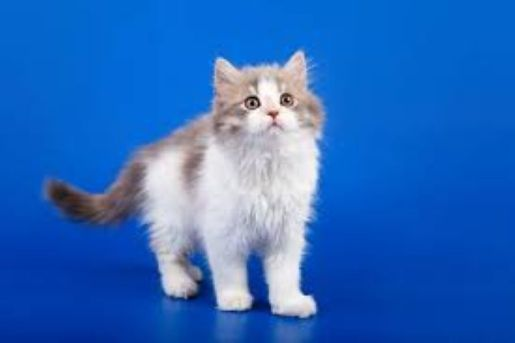
#> input picture data/cat.jpg, 515 x 343 px, found by its file name
$ python 0415.py
#> lines starting #> are read from the running program, lines starting #| are printed output that depends on the picture
# 0415.py
# cv2.rotate() 영상 회전
import cv2
src = cv2.imread('./data/cat.jpg')
#> src is the input picture: shape (343, 515, 3); mean B, G, R 190.1, 105.6, 42.2

dst1 = cv2.rotate(src, cv2.ROTATE_90_CLOCKWISE)
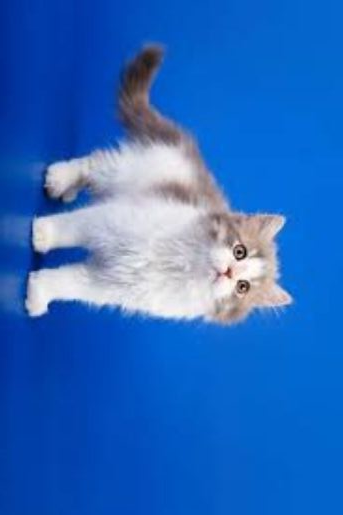
#> dst1: shape (515, 343, 3); mean B, G, R 190.1, 105.6, 42.2
dst2 = cv2.rotate(src, cv2.ROTATE_90_COUNTERCLOCKWISE)
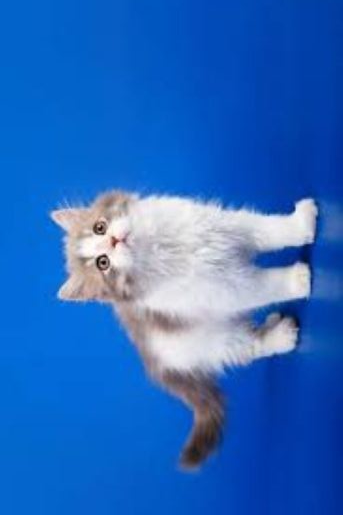
#> dst2: shape (515, 343, 3); mean B, G, R 190.1, 105.6, 42.2

cv2.imshow('dst1', dst1)
cv2.imshow('dst2', dst2)
cv2.waitKey()
cv2.destroyAllWindows()

$ run again, with data/1209.jpg copied over data/cat.jpg
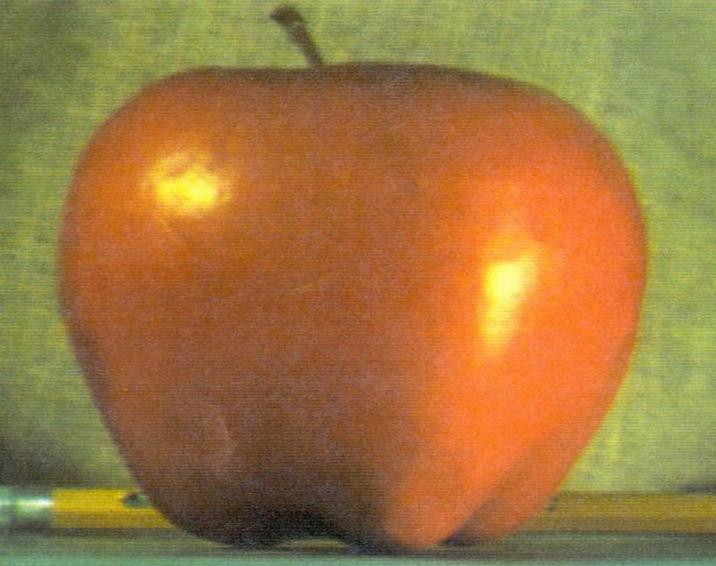
#> input picture data/1209.jpg, 716 x 566 px, found by its file name
#> src is the input picture: shape (566, 716, 3); mean B, G, R 64.8, 119.6, 159.1
#> `dst1 = cv2.rotate(src, cv2.ROTATE_90_CLOCKWISE)`:
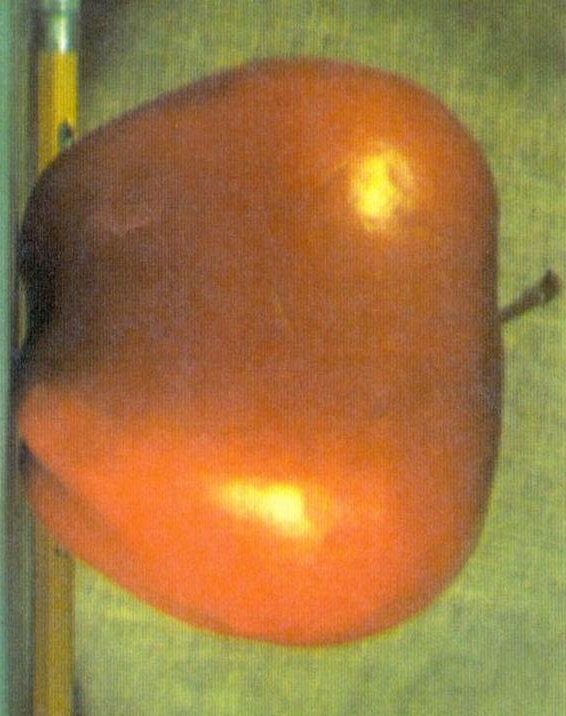
#> dst1: shape (716, 566, 3); mean B, G, R 64.8, 119.6, 159.1
#> `dst2 = cv2.rotate(src, cv2.ROTATE_90_COUNTERCLOCKWISE)`:
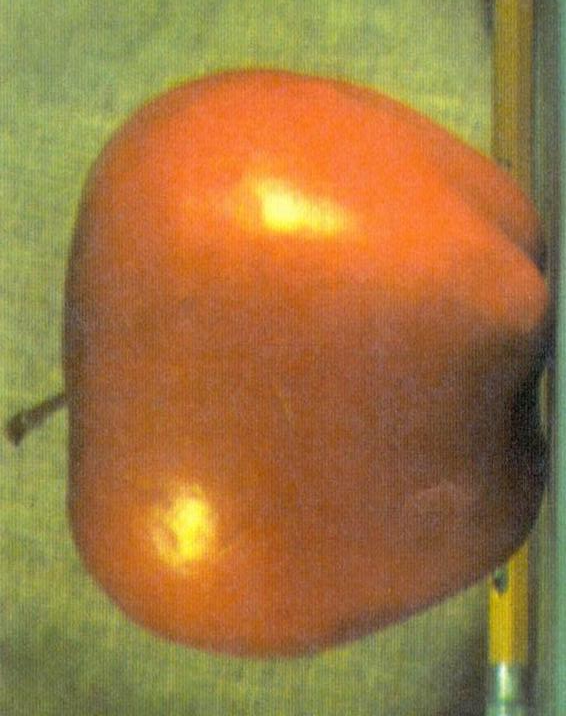
#> dst2: shape (716, 566, 3); mean B, G, R 64.8, 119.6, 159.1
